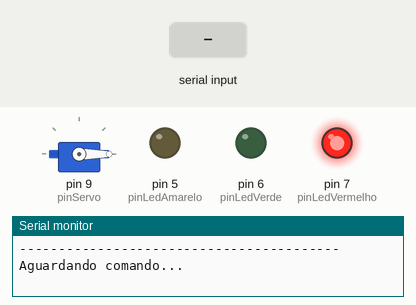
A sketch run on a simulated Arduino Uno, built with avr-gcc and run on an emulated ATmega328P. On the bench: servo, output pins drawn as LEDs (lit = HIGH), the last lines printed to the serial monitor. The test bench sets the inputs (shaded band).

Above: at 2.5 s.
2.6 s: "90,45\n" received over Serial
At 3.8 s:
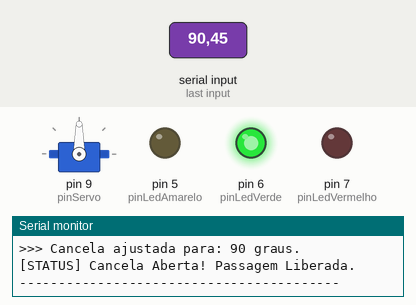
4.1 s: "30,150\n" received over Serial
At 5.1 s:
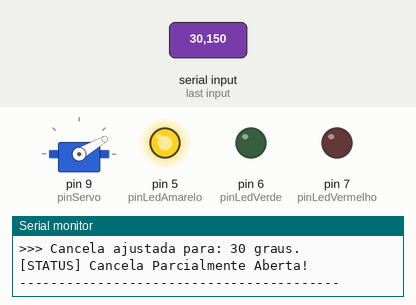
5.6 s: "5\n" received over Serial
At 6.2 s:
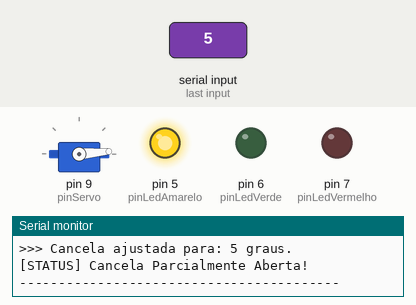
7.1 s: "90\n" received over Serial
At 7.4 s:
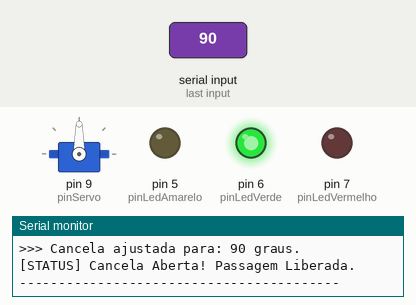
Timing chart, 0 to 9.6 s (numbered marks = the images above; inputs shaded):
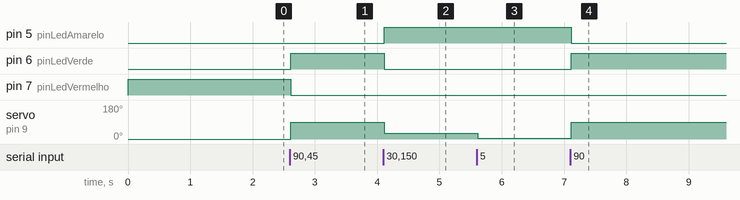

Measured:
- after the input at 2.6 s, pin 6 (pinLedVerde): LOW → HIGH at once; pin 7 (pinLedVermelho): HIGH → LOW at once; servo on pin 9 (pinServo): 0° → 90° at once
- after the input at 4.1 s, pin 5 (pinLedAmarelo): LOW → HIGH at once; pin 6 (pinLedVerde): HIGH → LOW at once; servo on pin 9 (pinServo): 90° → 30° at once
- after the input at 5.6 s, servo on pin 9 (pinServo): 30° → 5° at once
- after the input at 7.1 s, pin 5 (pinLedAmarelo): HIGH → LOW at once; pin 6 (pinLedVerde): LOW → HIGH at once; servo on pin 9 (pinServo): 5° → 90° at once

The sketch:

servo.ino
```cpp
#include <Servo.h>

#define pinServo 9
#define pinLedVerde 6
#define pinLedAmarelo 5
#define pinLedVermelho 7

Servo servo1;
int grau = 0;

void setup() {
  servo1.attach(pinServo);

  // Configura os pinos dos três LEDs como saídas
  pinMode(pinLedVerde, OUTPUT);
  pinMode(pinLedAmarelo, OUTPUT);
  pinMode(pinLedVermelho, OUTPUT);

  Serial.begin(9600);

  // IMPORTANTE: Define um tempo limite baixo para a leitura serial.
  // Isso impede que o Arduino fique travado esperando mais dados do PHP.
  Serial.setTimeout(50);

  // Inicia com a cancela fechada (0 graus) e apenas o LED vermelho aceso
  servo1.write(0);
  digitalWrite(pinLedVermelho, HIGH);
  digitalWrite(pinLedAmarelo, LOW);
  digitalWrite(pinLedVerde, LOW);
  delay(1000);

  // --- INTERFACE DO MONITOR SERIAL ---
  Serial.println("=========================================");
  Serial.println("       SISTEMA DE CONTROLE DE CANCELA     ");
  Serial.println("=========================================");
  Serial.println("Instrucoes:");
  Serial.println("Digite o angulo desejado (0 a 180).");
  Serial.println(" - 0 graus:           Cancela FECHADA (LED Vermelho)");
  Serial.println(" - Entre 1 e 89 graus: Cancela PARCIAL  (LED Amarelo)");
  Serial.println(" - 90 graus ou mais:  Cancela ABERTA   (LED Verde)");
  Serial.println("-----------------------------------------");
  Serial.println("Aguardando comando...");
  Serial.println("");
}

void loop() {
  // Verifica se há algum dado sendo enviado pela Porta Serial (seja do PC ou do PHP)
  if (Serial.available() > 0) {

    // Lê o número inteiro enviado
    int entrada = Serial.parseInt();

    // Pequeno atraso para garantir a leitura e limpa resíduos do buffer
    delay(10);
    while(Serial.available() > 0) {
      Serial.read();
    }

    // Verifica se o valor digitado está dentro do limite do servo (0 a 180)
    if (entrada >= 0 && entrada <= 180) {
      grau = entrada;
      servo1.write(grau); // Move o servo para o ângulo recebido

      // Feedback na Serial
      Serial.print(">>> Cancela ajustada para: ");
      Serial.print(grau);
      Serial.println(" graus.");

      // --- LÓGICA DOS LEDS ---
      if (grau == 0) {
        digitalWrite(pinLedVermelho, HIGH);
        digitalWrite(pinLedAmarelo, LOW);
        digitalWrite(pinLedVerde, LOW);
        Serial.println("[STATUS] Cancela Fechada! Aguarde.");
      }
      else if (grau >= 90) {
        digitalWrite(pinLedVermelho, LOW);
        digitalWrite(pinLedAmarelo, LOW);
        digitalWrite(pinLedVerde, HIGH);
        Serial.println("[STATUS] Cancela Aberta! Passagem Liberada.");
      }
      else {
        digitalWrite(pinLedVermelho, LOW);
        digitalWrite(pinLedAmarelo, HIGH);
        digitalWrite(pinLedVerde, LOW);
        Serial.println("[STATUS] Cancela Parcialmente Aberta!");
      }
      Serial.println("-----------------------------------------");

    } else {
      Serial.println("ERRO: Valor invalido! Use numeros entre 0 e 180.");
      Serial.println("-----------------------------------------");
    }
  }
}
```
